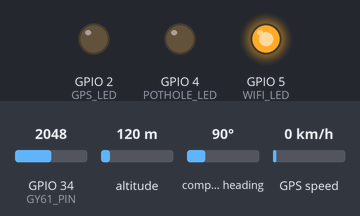
This sketch was run on a simulated ESP32. Parts: output pins drawn as LEDs (lit = HIGH). The inputs (shaded band) are chosen by the test bench; at power-on: GPIO 34 (GY61_PIN) = 2048, altitude 120 m, compass heading 90°, GPS speed 0 km/h. WiFi joins after 1.5 s; servers stay silent unless stated; the GPS gets a fix after 3 s at 37.7749, -122.4194 with 8 satellites; what the sketch prints to the serial monitor is not drawn.

Above: at 2.7 s.
2.8 s: GPIO 34 (GY61_PIN) set to 2134
5.0 s: GPIO 34 (GY61_PIN) set to 2242
6.5 s: GPIO 34 (GY61_PIN) set to 1960
At 7.3 s:
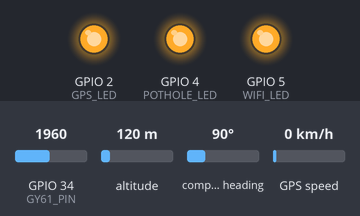
At 8.3 s:
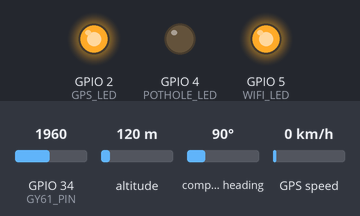
Timing chart, 0 to 9.8 s (numbered marks = the images above; inputs shaded):
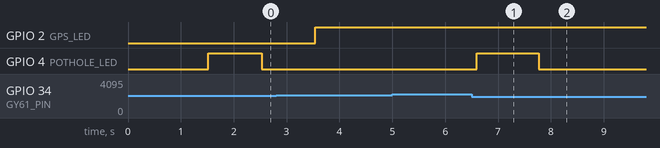

Measured:
- after the input at 5.0 s, every drawn part: stays the same
- after the input at 6.5 s, GPIO 4 (POTHOLE_LED): LOW → HIGH after 0.10 s, → LOW 1.2 s later

The sketch:

pothole.ino
```cpp
#include <WiFi.h>
#include <Firebase_ESP_Client.h>
#include <TinyGPS++.h>

// ---------------- WIFI ----------------
#define WIFI_SSID "MOTO_ARM"
#define WIFI_PASSWORD "phoneno."

// ---------------- FIREBASE ----------------
#define API_KEY "AIzaSyCOFZ8zjLw3S1UbG3R7w8OGEEaMxlyP8lg"
#define DATABASE_URL "https://potholedetection-a2a3d-default-rtdb.asia-southeast1.firebasedatabase.app/"

// Firebase objects
FirebaseData fbdo;
FirebaseAuth auth;
FirebaseConfig config;
bool signupOK = false;

// ---------------- GPS ----------------
TinyGPSPlus gps;
HardwareSerial gpsSerial(1);

// ---------------- SENSOR ----------------
#define GY61_PIN 34
float threshold = 0.1;

// ---------------- LED ----------------
#define GPS_LED 2
#define POTHOLE_LED 4
#define WIFI_LED 5

// ---------------- TIMING ----------------
unsigned long lastSendTime = 0;
int sendInterval = 2000;

unsigned long potholeLedTimer = 0;
bool potholeLedState = false;

// ---------------- JSON ----------------
FirebaseJson json;

// ---------------- WIFI RECONNECT ----------------
void reconnectWiFi() {
  if (WiFi.status() != WL_CONNECTED) {

    digitalWrite(WIFI_LED, LOW);

    Serial.println("🔄 Reconnecting WiFi...");
    WiFi.begin(WIFI_SSID, WIFI_PASSWORD);

    while (WiFi.status() != WL_CONNECTED) {
      delay(500);
      Serial.print(".");
    }

    digitalWrite(WIFI_LED, HIGH);
    Serial.println("\n✅ WiFi Reconnected");
  }
}

void setup() {
  Serial.begin(115200);

  pinMode(GY61_PIN, INPUT);

  pinMode(GPS_LED, OUTPUT);
  pinMode(POTHOLE_LED, OUTPUT);
  pinMode(WIFI_LED, OUTPUT);

  digitalWrite(GPS_LED, LOW);
  digitalWrite(POTHOLE_LED, LOW);
  digitalWrite(WIFI_LED, LOW);

  // GPS (RX=16, TX=17)
  gpsSerial.begin(9600, SERIAL_8N1, 16, 17);

  // WiFi connect
  WiFi.begin(WIFI_SSID, WIFI_PASSWORD);
  Serial.print("Connecting WiFi");
  while (WiFi.status() != WL_CONNECTED) {
    delay(500);
    Serial.print(".");
  }
  Serial.println("\n✅ WiFi Connected");
  digitalWrite(WIFI_LED, HIGH);

  // Firebase setup
  config.api_key = API_KEY;
  config.database_url = DATABASE_URL;

  if (Firebase.signUp(&config, &auth, "", "")) {
    Serial.println("🔥 Firebase Ready");
    signupOK = true;
  } else {
    Serial.printf("❌ Signup error: %s\n", config.signer.signupError.message.c_str());
  }

  Firebase.begin(&config, &auth);
  Firebase.reconnectWiFi(true);

  // SSL fix
  fbdo.setBSSLBufferSize(4096, 1024);
}

void loop() {

  // -------- WIFI LED STATUS --------
  if (WiFi.status() == WL_CONNECTED) {
    digitalWrite(WIFI_LED, HIGH);
  } else {
    digitalWrite(WIFI_LED, LOW);
  }

  // -------- GPS READ --------
  while (gpsSerial.available() > 0) {
    gps.encode(gpsSerial.read());
  }

  bool gpsAvailable = gps.location.isValid() && gps.location.age() < 2000;

  // -------- GPS LED --------
  digitalWrite(GPS_LED, gpsAvailable ? HIGH : LOW);

  // -------- SENSOR READ --------
  int rawValue = analogRead(GY61_PIN);
  float voltage = rawValue * (3.3 / 4095.0);

  static float prevVoltage = 0;
  float zChange = voltage - prevVoltage;
  prevVoltage = voltage;

  Serial.print("Z Change: ");
  Serial.println(zChange);

  // -------- POTHOLE DETECTION --------
  if (abs(zChange) > threshold) {

    Serial.println("🚧 POTHOLE DETECTED!");

    // LED ON
    digitalWrite(POTHOLE_LED, HIGH);
    potholeLedTimer = millis();
    potholeLedState = true;

    if (gpsAvailable) {
      Serial.println("📍 GPS AVAILABLE");
    } else {
      Serial.println("⚠️ GPS NOT AVAILABLE");
    }

    // -------- SEND WITH COOLDOWN --------
    if (millis() - lastSendTime > sendInterval) {

      reconnectWiFi();

      if (Firebase.ready() && signupOK) {

        if (gpsAvailable) {

          Serial.println("🚧 Sending Data...");

          json.clear();
          json.set("zChange", zChange);
          json.set("timestamp", millis());
          json.set("lat", gps.location.lat());
          json.set("lng", gps.location.lng());

          if (Firebase.RTDB.pushJSON(&fbdo, "/potholes", &json)) {
            Serial.println("✅ Uploaded Successfully");
          } else {
            Serial.print("❌ Firebase Error: ");
            Serial.println(fbdo.errorReason());
          }

          lastSendTime = millis();

        } else {
          Serial.println("⛔ Upload skipped (GPS not available)");
        }
      } else {
        Serial.println("⚠️ Firebase not ready");
      }
    }
  }

  // -------- POTHOLE LED AUTO OFF --------
  if (potholeLedState && millis() - potholeLedTimer > 1000) {
    digitalWrite(POTHOLE_LED, LOW);
    potholeLedState = false;
  }

  delay(200);
}
```
